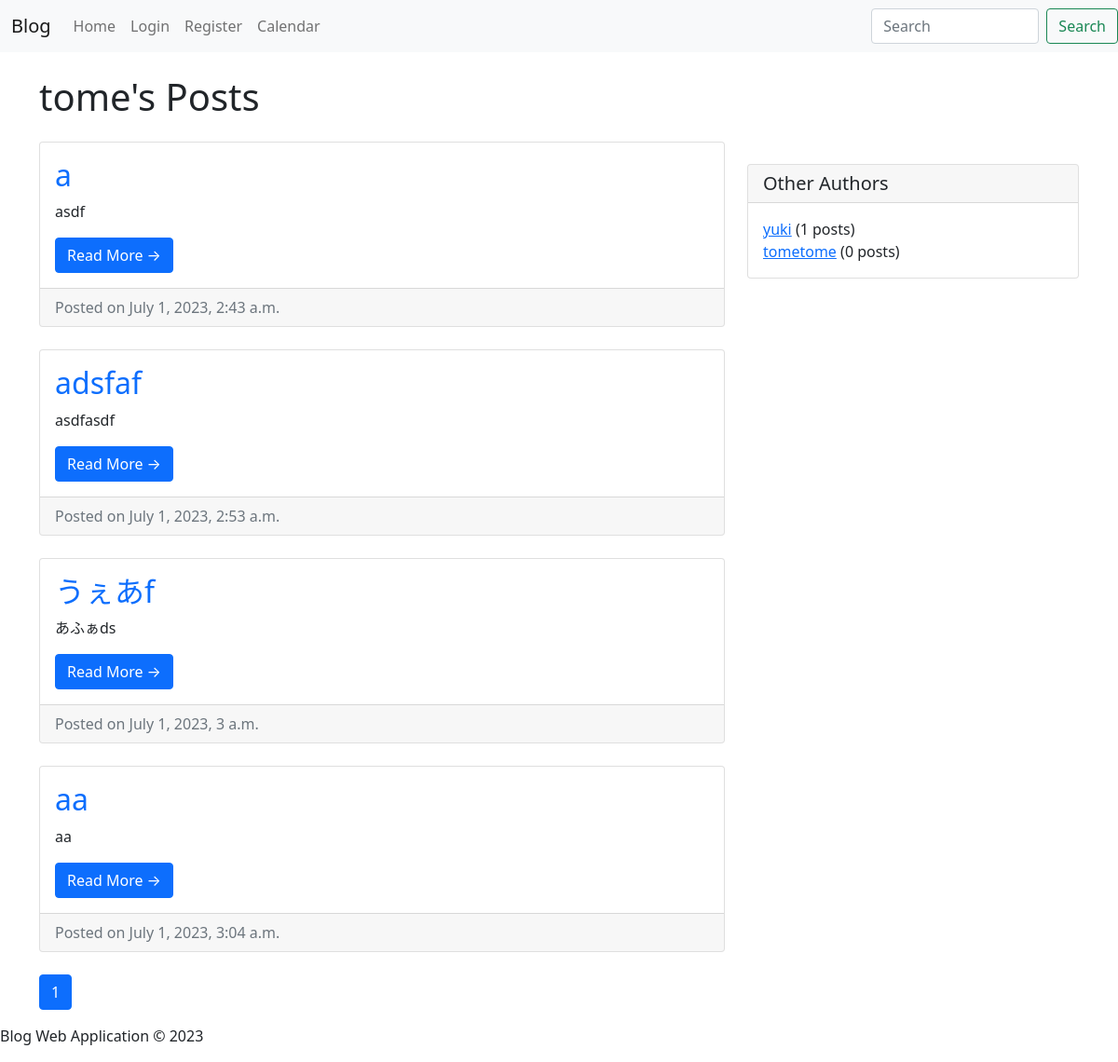
The page /blog/author/2/ on the database as committed earlier.
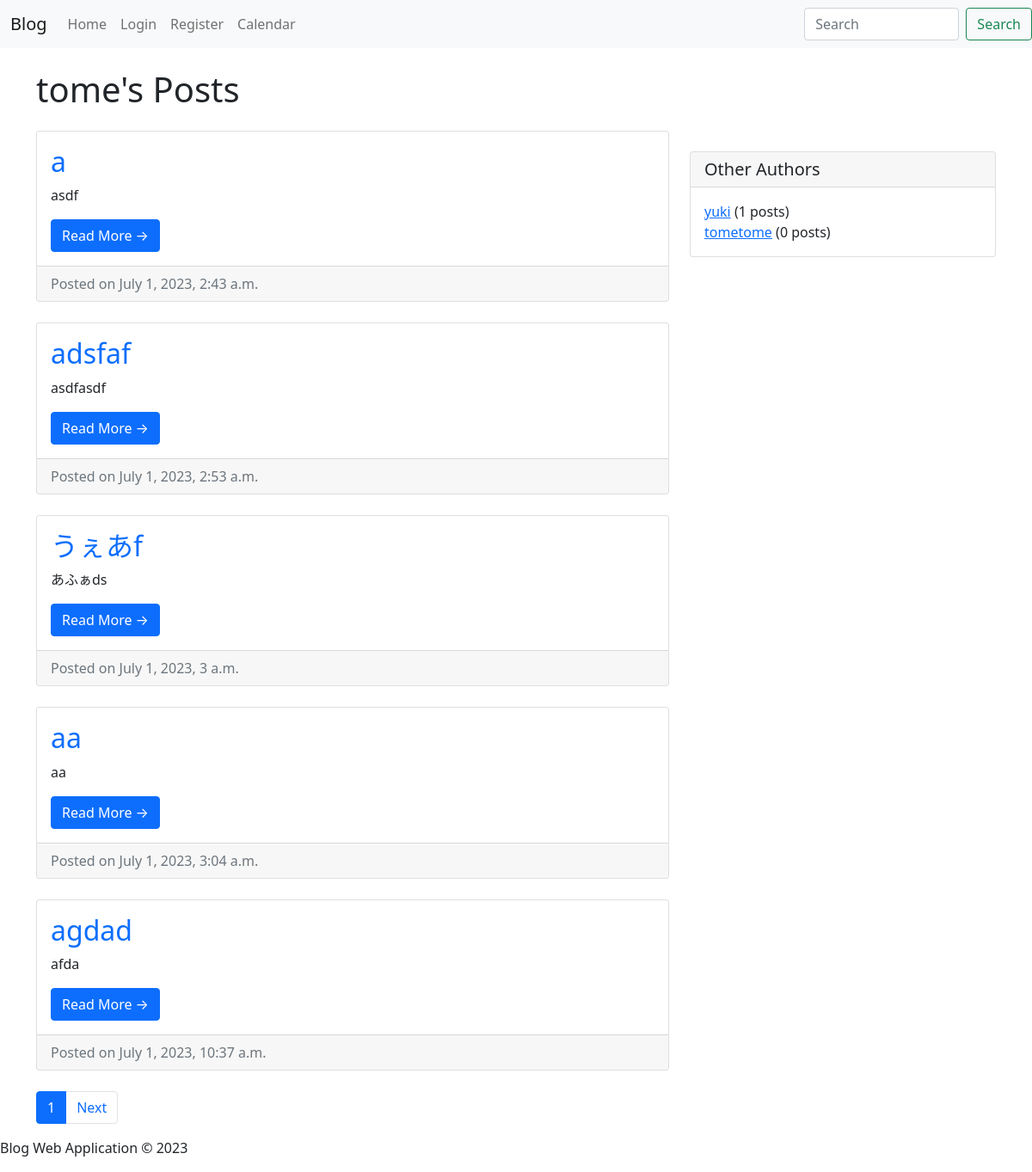
The same page on the database as committed later.
### blogapp/models.py (models this page shows, shortened)
class BlogPost(models.Model):
    title = models.CharField(max_length=50)
    content = models.TextField()
    date = models.DateTimeField(auto_now_add=True)
    author = models.ForeignKey(Author, on_delete=models.CASCADE)

class Author(models.Model):
    user = models.OneToOneField(User, on_delete=models.CASCADE)

### blogapp/views.py (the view)
# urls.py: path('author/<int:author_id>/', views.author_posts, name='author_posts'),
def author_posts(request, author_id):
    author = get_object_or_404(Author, pk=author_id)
    posts = BlogPost.objects.filter(author=author)
    other_authors = Author.objects.exclude(id=author_id).annotate(num_posts=Count('blogpost'))
    paginator = Paginator(posts, 5) # Show 10 posts per page
    page_number = request.GET.get('page') or 1
    page = paginator.get_page(page_number)
    context = {
        'author': author,
        'page': page, # ここで投稿のページを渡します。
        'other_authors': other_authors,
    }
    return render(request, 'blogapp/author_posts.html', context)

### blogapp/templates/blogapp/author_posts.html (shortened to what this page needs)
{% extends 'blogapp/base.html' %}
{% block content %}
  <div class="container">
    <h1 class="my-4">{{ author.user.username }}'s Posts</h1>
    <div class="row">
      <div class="col-md-8">
        {% for post in page %}
          <div class="card mb-4">
            <div class="card-body">
              <h2 class="card-title"><a href="{% url 'blog_detail' post.pk %}" class="text-decoration-none">{{ post.title }}</a></h2>
              <p class="card-text">{{ post.content|truncatewords:30 }}</p>
              <a href="{% url 'blog_detail' post.pk %}" class="btn btn-primary">Read More &rarr;</a>
            </div>
            <div class="card-footer text-muted">
              Posted on {{ post.date }}
            </div>
          </div>
        {% empty %}
          <p class="text-muted">{{ author.user.username }} has not written any posts yet.</p>
        {% endfor %}
        <nav aria-label="Page navigation example">
          <ul class="pagination">
            <li class="page-item active"><a class="page-link" href="?page={{ page.number }}">{{ page.number }}</a></li>
            {% if page.has_next %}
              <li class="page-item"><a class="page-link" href="?page={{ page.next_page_number }}">Next</a></li>
            {% endif %}
          </ul>
        </nav>
      </div>
      <div class="col-md-4">
        <div class="card my-4">
          <h5 class="card-header">Other Authors</h5>
          <div class="card-body">
            <ul class="list-unstyled mb-0">
              {% for other_author in other_authors %}
                <li><a href="{% url 'author_posts' other_author.id %}">{{ other_author.user.username }}</a> ({{ other_author.num_posts }} posts)</li>
              {% endfor %}
            </ul>
          </div>
        </div>
      </div>
    </div>
  </div>
{% endblock %}

Rows that differ between the two databases and show on the page:
added BlogPost: title "agdad", content "afda", date "July 1, 2023, 10:37 a.m."
Other text that changed with them:
text now shown: "Next"
